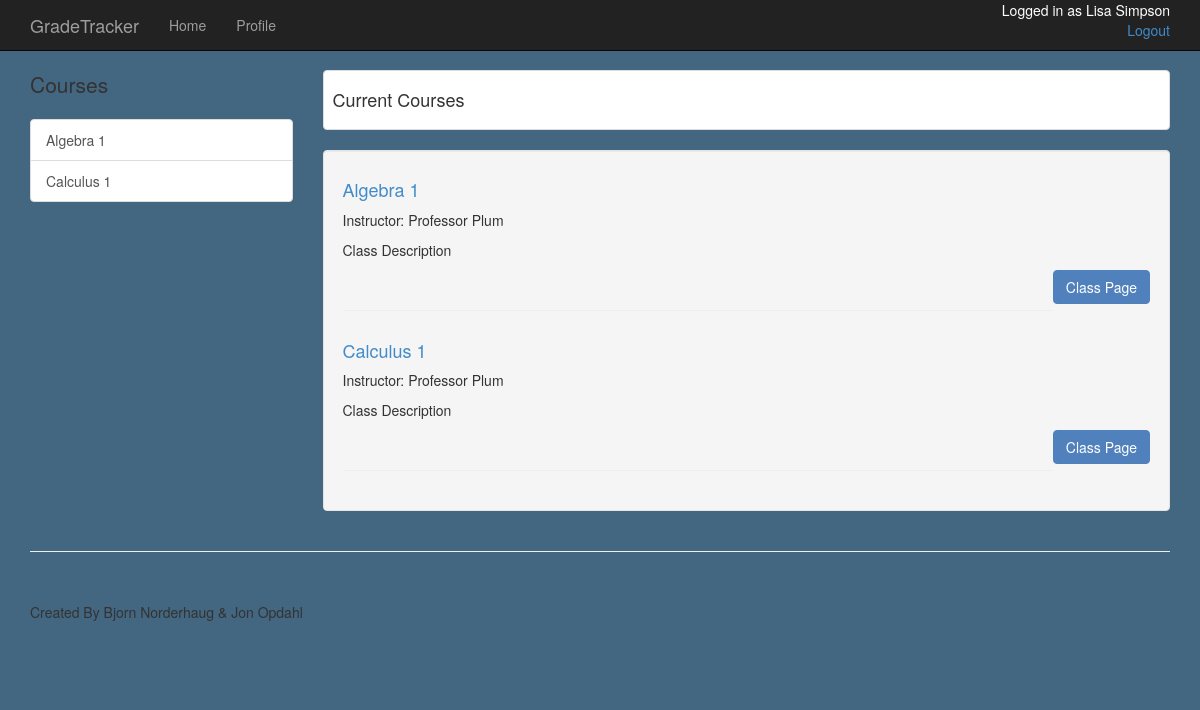
The app's page /student/builbo01/courses (signed in), older data.
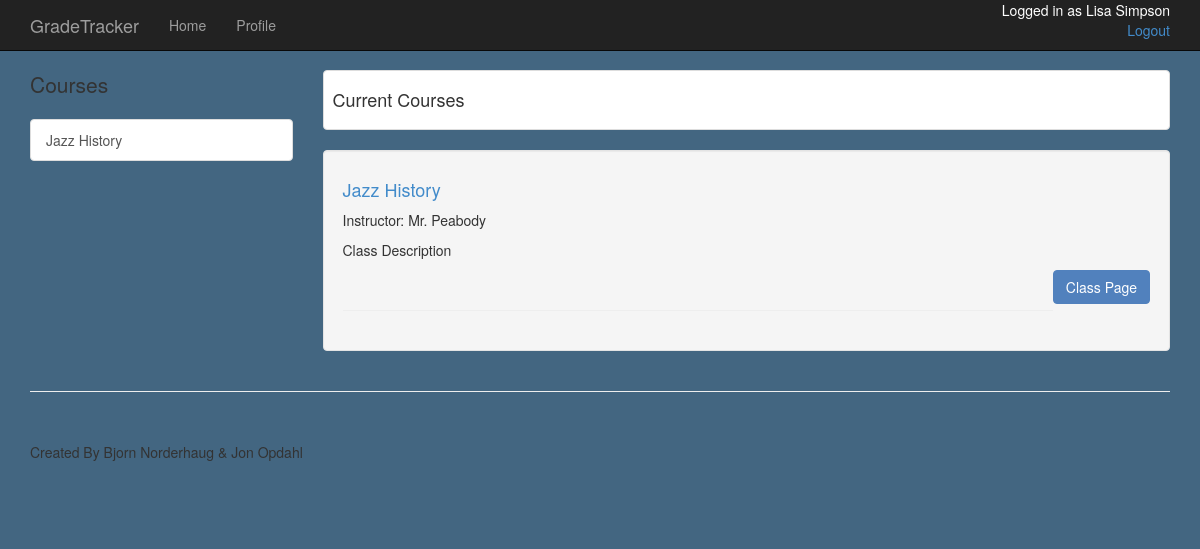
The same page, newer data.
### app/models.py (models this page shows, shortened)
class Classroom(db.Model):
	__tablename__ = 'classroom'
	student_id = db.Column(db.String(8), db.ForeignKey('student.id'), primary_key=True)
	course_name = db.Column(db.String(80), db.ForeignKey('course.name'), primary_key=True)
	overall_grade = db.Column(db.String(1))
	possible = db.Column(db.Integer, default=0)
	grade = db.Column(db.Float, default=0)
	total_points = db.Column(db.Integer, default=0)
	course = db.relationship("Course", backref="stud_ass")
	assignments = db.relationship("Assignment", backref='for_class')

class Course(db.Model):
	course_num = db.Column(db.Integer, primary_key=True)
	name = db.Column(db.String(80), index=True, unique=True)
	admin_id = db.Column(db.String(8), db.ForeignKey('admin.id'))

class Admin(db.Model):
	id = db.Column(db.String(8), primary_key=True)
	first_name = db.Column(db.String(50), index=True)
	last_name = db.Column(db.String(50), index=True)
	admin_pass = db.Column(db.String(50))
	position = db.Column(db.String(50))
	email = db.Column(db.String(120))
	begin = db.Column(db.String(5))
	end = db.Column(db.String(5))
	classes = db.relationship("Course", backref="teacher", lazy='dynamic')
	def __repr__(self):
		return (self.first_name + ' ' + self.last_name)

### app/views.py (the view)
@app.route('/student/<id>/courses')
@login_required
def student_courses(id):
	user = current_user
	courses=[]
	for thing in user.classes:
		for c in Course.query.all():
			if thing.course_name == c.name:
				courses.append(c)
	return render_template('student_classes.html',
							courses=courses,
							user=user)

### app/models.py (called while the page is built)
	def __repr__(self):
		return (self.first_name + ' ' + self.last_name)

### app/views.py (called while the page is built)
@login_manager.user_loader
def load_user(id):
	user=Student.query.get(str(id))
	if user is None:
		user=Admin.query.get(str(id))
	return user

### app/templates/student_classes.html
{% extends "new.html" %}
{% block content %}
    <div class="container">
        <div class="row">
            <div class="col-md-3">
                <p class="lead"> Courses </p>
                <div class="list-group">
                	{% for course in user.classes %}
                    <a href="/student/{{user.id}}/{{course.course_name}}" class="list-group-item">{{ course.course_name }}</a>
                    {% endfor %}
                </div>
            </div>
            <div class="col-md-9">
                <div class="thumbnail">
                    <div class="caption-full">
                        <h4>Current Courses</h4>
                    </div>
                </div>
                <div class="well">
                    {% for course in courses %}
                    <div class="row">
                        <div class="col-md-12">
                            <h4> <a href="/student/{{user.id}}/{{course.name}}"> {{course.name}} </a></h4>
                            <p> Instructor: {{course.teacher}} </p>
                            <p> Class Description <p>
                            <p class="pull-right"><a class="btn btn-success" href="/student/{{user.id}}/{{course.name}}"> Class Page </a> </p>
                            <br>
                            <hr>
                        </div>
                    </div>
                    {% endfor %}
                </div>
            </div>
        </div>
    </div>
{% endblock %}

Row changes from the older to the newer data that the page shows:
removed Classroom: course_name "Algebra 1"
removed Classroom: course_name "Calculus 1"
no longer on this page (row unchanged): Course: name "Algebra 1", teacher "Professor Plum"
no longer on this page (row unchanged): Course: name "Calculus 1", teacher "Professor Plum"
added Classroom: course_name "Jazz History"
now on this page (row unchanged): Course: name "Jazz History", teacher "Mr. Peabody"
